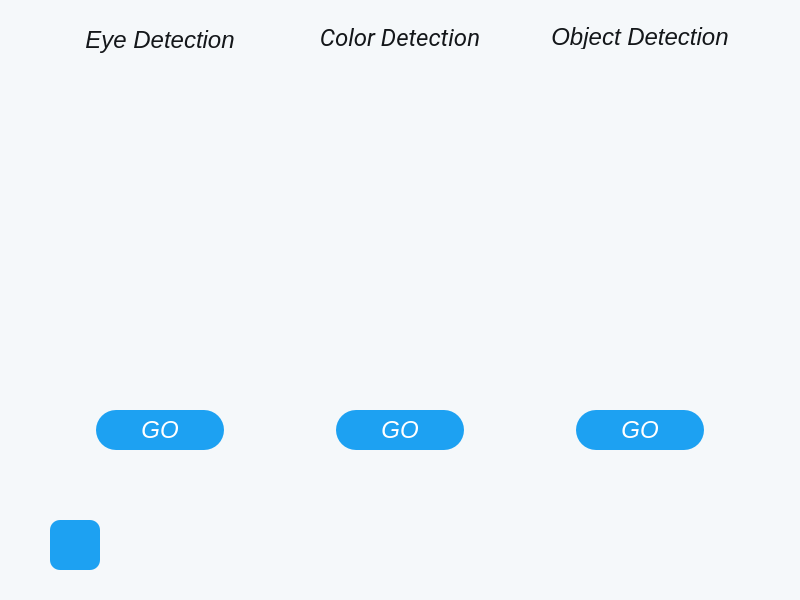
<?xml version="1.0" encoding="UTF-8"?>
<ui version="4.0">
 <class>Window_2</class>
 <widget class="QDialog" name="Window_2">
  <property name="geometry">
   <rect>
    <x>0</x>
    <y>0</y>
    <width>800</width>
    <height>600</height>
   </rect>
  </property>
  <property name="windowTitle">
   <string>Computer Vision</string>
  </property>
  <property name="windowIcon">
   <iconset>
    <normaloff>Icon.png</normaloff>Icon.png</iconset>
  </property>
  <property name="styleSheet">
   <string notr="true">background-color: rgb(245, 248, 250);
color: rgb(20, 23, 26);</string>
  </property>
  <property name="inputMethodHints">
   <set>Qt::ImhNone</set>
  </property>
  <widget class="QPushButton" name="backButton">
   <property name="geometry">
    <rect>
     <x>50</x>
     <y>520</y>
     <width>50</width>
     <height>50</height>
    </rect>
   </property>
   <property name="minimumSize">
    <size>
     <width>50</width>
     <height>50</height>
    </size>
   </property>
   <property name="maximumSize">
    <size>
     <width>50</width>
     <height>50</height>
    </size>
   </property>
   <property name="baseSize">
    <size>
     <width>50</width>
     <height>50</height>
    </size>
   </property>
   <property name="focusPolicy">
    <enum>Qt::ClickFocus</enum>
   </property>
   <property name="toolTip">
    <string>Go Back</string>
   </property>
   <property name="styleSheet">
    <string notr="true">#backButton
{
color: #fff;
border-radius: 10%;
font-size: 24px;
font-weight: bold;
background-color: rgb(29, 161,242);
}
#backButton:hover
{
background-color: rgb(50, 119, 194);
}</string>
   </property>
   <property name="text">
    <string/>
   </property>
   <property name="icon">
    <iconset>
     <normaloff>Icons/arrow-left.svg</normaloff>Icons/arrow-left.svg</iconset>
   </property>
   <property name="iconSize">
    <size>
     <width>28</width>
     <height>28</height>
    </size>
   </property>
  </widget>
  <widget class="QLabel" name="eye_detection">
   <property name="geometry">
    <rect>
     <x>55</x>
     <y>65</y>
     <width>210</width>
     <height>330</height>
    </rect>
   </property>
   <property name="maximumSize">
    <size>
     <width>210</width>
     <height>330</height>
    </size>
   </property>
   <property name="autoFillBackground">
    <bool>false</bool>
   </property>
   <property name="styleSheet">
    <string notr="true">#eye_detection
{
border-radius: 100%;
}</string>
   </property>
   <property name="text">
    <string/>
   </property>
   <property name="pixmap">
    <pixmap>Photos/eye_detection.jpg</pixmap>
   </property>
   <property name="scaledContents">
    <bool>false</bool>
   </property>
   <property name="alignment">
    <set>Qt::AlignCenter</set>
   </property>
  </widget>
  <widget class="QLabel" name="color_detection">
   <property name="geometry">
    <rect>
     <x>295</x>
     <y>65</y>
     <width>210</width>
     <height>330</height>
    </rect>
   </property>
   <property name="maximumSize">
    <size>
     <width>210</width>
     <height>330</height>
    </size>
   </property>
   <property name="autoFillBackground">
    <bool>false</bool>
   </property>
   <property name="styleSheet">
    <string notr="true"/>
   </property>
   <property name="text">
    <string/>
   </property>
   <property name="pixmap">
    <pixmap>Photos/color_detection.jpg</pixmap>
   </property>
   <property name="scaledContents">
    <bool>false</bool>
   </property>
   <property name="alignment">
    <set>Qt::AlignCenter</set>
   </property>
  </widget>
  <widget class="QLabel" name="object_detection">
   <property name="geometry">
    <rect>
     <x>535</x>
     <y>65</y>
     <width>210</width>
     <height>330</height>
    </rect>
   </property>
   <property name="maximumSize">
    <size>
     <width>210</width>
     <height>330</height>
    </size>
   </property>
   <property name="autoFillBackground">
    <bool>false</bool>
   </property>
   <property name="styleSheet">
    <string notr="true"/>
   </property>
   <property name="text">
    <string/>
   </property>
   <property name="pixmap">
    <pixmap>Photos/object_detection.jpg</pixmap>
   </property>
   <property name="scaledContents">
    <bool>false</bool>
   </property>
   <property name="alignment">
    <set>Qt::AlignCenter</set>
   </property>
  </widget>
  <widget class="QLabel" name="eye_text">
   <property name="geometry">
    <rect>
     <x>55</x>
     <y>25</y>
     <width>210</width>
     <height>30</height>
    </rect>
   </property>
   <property name="styleSheet">
    <string notr="true">#eye_text
{
font-family: 'Roboto', sans-serif;
font-style: italic;
font-size: 24px;
}</string>
   </property>
   <property name="text">
    <string>Eye Detection</string>
   </property>
   <property name="alignment">
    <set>Qt::AlignCenter</set>
   </property>
  </widget>
  <widget class="QLabel" name="color_text">
   <property name="geometry">
    <rect>
     <x>295</x>
     <y>25</y>
     <width>210</width>
     <height>24</height>
    </rect>
   </property>
   <property name="font">
    <font>
     <family>Roboto</family>
     <pointsize>1</pointsize>
     <italic>true</italic>
    </font>
   </property>
   <property name="styleSheet">
    <string notr="true">#color_text
{
font-family: 'Roboto', sans-serif;
font-style: italic;
font-size: 24px;
}</string>
   </property>
   <property name="text">
    <string>Color Detection</string>
   </property>
   <property name="alignment">
    <set>Qt::AlignCenter</set>
   </property>
  </widget>
  <widget class="QLabel" name="object_text">
   <property name="geometry">
    <rect>
     <x>535</x>
     <y>25</y>
     <width>210</width>
     <height>24</height>
    </rect>
   </property>
   <property name="styleSheet">
    <string notr="true">#object_text
{
font-family: 'Roboto', sans-serif;
font-style: italic;
font-size: 24px;
}</string>
   </property>
   <property name="text">
    <string>Object Detection</string>
   </property>
   <property name="alignment">
    <set>Qt::AlignCenter</set>
   </property>
  </widget>
  <widget class="QPushButton" name="go_eye_Button">
   <property name="geometry">
    <rect>
     <x>96</x>
     <y>410</y>
     <width>128</width>
     <height>40</height>
    </rect>
   </property>
   <property name="styleSheet">
    <string notr="true">#go_eye_Button
{
color: #fff;
border-radius: 20%;
font-family: 'Roboto', sans-serif;
font-style: italic;
font-size: 24px;
background-color: rgb(29, 161,242);
}
#go_eye_Button:hover
{
background-color: rgb(50, 119, 194);
}</string>
   </property>
   <property name="text">
    <string>GO</string>
   </property>
  </widget>
  <widget class="QPushButton" name="go_color_Button">
   <property name="geometry">
    <rect>
     <x>336</x>
     <y>410</y>
     <width>128</width>
     <height>40</height>
    </rect>
   </property>
   <property name="styleSheet">
    <string notr="true">#go_color_Button
{
color: #fff;
border-radius: 20%;
font-family: 'Roboto', sans-serif;
font-style: italic;
font-size: 24px;
background-color: rgb(29, 161,242);
}
#go_color_Button:hover
{
background-color: rgb(50, 119, 194);
}</string>
   </property>
   <property name="text">
    <string>GO</string>
   </property>
  </widget>
  <widget class="QPushButton" name="go_object_Button">
   <property name="geometry">
    <rect>
     <x>576</x>
     <y>410</y>
     <width>128</width>
     <height>40</height>
    </rect>
   </property>
   <property name="styleSheet">
    <string notr="true">#go_object_Button
{
color: #fff;
border-radius: 20%;
font-family: 'Roboto', sans-serif;
font-style: italic;
font-size: 24px;
background-color: rgb(29, 161,242);
}
#go_object_Button:hover
{
background-color: rgb(50, 119, 194);
}</string>
   </property>
   <property name="text">
    <string>GO</string>
   </property>
  </widget>
 </widget>
 <resources/>
 <connections/>
</ui>
